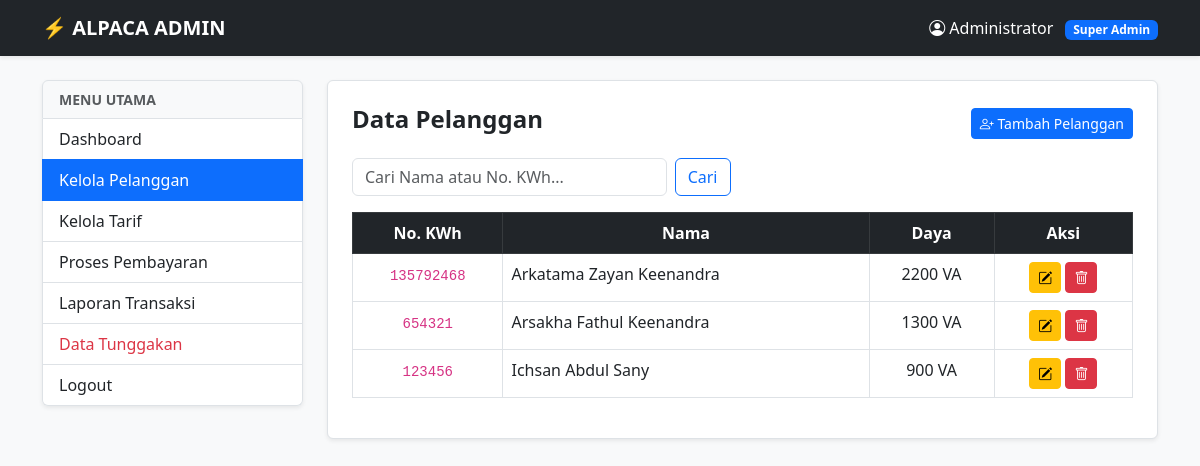
The page /admin/pelanggan.php (signed in) on the database its author committed.
### tables this page shows
CREATE TABLE `pelanggan` (
  `id_pelanggan` int(11) NOT NULL,
  `username` varchar(50) DEFAULT NULL,
  `password` varchar(255) DEFAULT NULL,
  `nomor_kwh` varchar(20) DEFAULT NULL,
  `nama_pelanggan` varchar(50) DEFAULT NULL,
  `alamat` text DEFAULT NULL,
  `id_tarif` int(11) DEFAULT NULL
);

CREATE TABLE `tarif` (
  `id_tarif` int(11) NOT NULL,
  `daya` int(11) DEFAULT NULL,
  `tarifperkwh` float DEFAULT NULL
);

### admin/pelanggan.php (the view, shortened to what this page needs)
<?php
include '../config.php';
$nama_admin = $_SESSION['nama_admin'];
$id_level = $_SESSION['id_level'];
$keyword = "";
?>
<!DOCTYPE html>
<html lang="id">
<head>
    <link href="https://cdn.jsdelivr.net/npm/bootstrap@5.3.0/dist/css/bootstrap.min.css" rel="stylesheet">
    <link rel="stylesheet" href="https://cdn.jsdelivr.net/npm/bootstrap-icons@1.11.1/font/bootstrap-icons.css">
</head>
<body class="bg-light">
    <nav class="navbar navbar-dark bg-dark mb-4 shadow-sm">
        <div class="container">
            <a class="navbar-brand fw-bold" href="index.php">⚡ ALPACA ADMIN</a>
            <span class="navbar-text text-white">
                <i class="bi bi-person-circle"></i> <?= $nama_admin ?>
                <span class="badge bg-primary ms-2"><?= ($id_level == 1) ? 'Super Admin' : 'Mitra' ?></span>
            </span>
        </div>
    </nav>
     <div class="container">
        <div class="row">
            <div class="col-md-3 mb-4">
                <div class="list-group shadow-sm">
                    <div class="list-group-item bg-light fw-bold text-muted small text-uppercase">Menu Utama</div>
                    <a href="index.php" class="list-group-item list-group-item-action">Dashboard</a>
                    <?php if($id_level == 1): ?>
                    <a href="pelanggan.php" class="list-group-item list-group-item-action active">Kelola Pelanggan</a>
                    <a href="tarif.php" class="list-group-item list-group-item-action">Kelola Tarif</a>
                    <?php endif; ?>
                    <?php if($_SESSION['id_level'] != 3): ?>
                    <a href="bayar.php" class="list-group-item list-group-item-action">Proses Pembayaran</a>
                    <?php endif; ?>
                    <?php if($id_level == 1): ?>
                        <a href="laporan.php" class="list-group-item list-group-item-action">Laporan Transaksi</a>
                        <a href="tunggakan.php" class="list-group-item list-group-item-action text-danger">Data Tunggakan</a>
                    <?php endif; ?>
                    <a href="../logout.php" class="list-group-item list-group-item-action" onclick="return confirm('Yakin ingin keluar?')">Logout</a>
                </div>
            </div>
            <div class="col-md-9">
                <div class="p-4 bg-white rounded shadow-sm border">
                    <div class="d-flex justify-content-between align-items-center mb-3">
                        <h4 class="fw-bold">Data Pelanggan</h4>
                        <button class="btn btn-primary btn-sm" data-bs-toggle="modal" data-bs-target="#modalTambah">
                            <i class="bi bi-person-plus"></i> Tambah Pelanggan
                        </button>
                    </div>
                    <div class="row mb-3">
                        <div class="col-md-6">
                            <form method="POST" class="d-flex gap-2">
                                <input type="text" name="keyword" class="form-control" placeholder="Cari Nama atau No. KWh..." value="<?= htmlspecialchars($keyword) ?>">
                                <button type="submit" name="cari" class="btn btn-outline-primary">Cari</button>
                            </form>
                        </div>
                    </div>
                    <table class="table table-bordered table-hover">
                        <thead class="table-dark text-center">
                            <tr>
                                <th>No. KWh</th>
                                <th>Nama</th>
                                <th>Daya</th>
                                <th>Aksi</th>
                            </tr>
                        </thead>
                        <tbody>
                            <?php
                            $query = "SELECT p.*, t.daya
                                      FROM pelanggan p
                                      JOIN tarif t ON p.id_tarif = t.id_tarif
                                      WHERE p.nama_pelanggan LIKE '%$keyword%'
                                      OR p.nomor_kwh LIKE '%$keyword%'
                                      ORDER BY p.id_pelanggan DESC";
                            $sql = mysqli_query($koneksi, $query);
                            if (mysqli_num_rows($sql) > 0) {
                                while($r = mysqli_fetch_assoc($sql)): ?>
                                <tr class="text-center">
                                    <td><code><?= $r['nomor_kwh'] ?></code></td>
                                    <td class="text-start"><?= $r['nama_pelanggan'] ?></td>
                                    <td><?= $r['daya'] ?> VA</td>
                                    <td>
                                        <button class="btn btn-warning btn-sm"
                                                data-bs-toggle="modal"
                                                data-bs-target="#modalEdit"
                                                data-id="<?= $r['id_pelanggan'] ?>"
                                                data-nama="<?= $r['nama_pelanggan'] ?>"
                                                data-alamat="<?= $r['alamat'] ?>"
                                                data-tarif="<?= $r['id_tarif'] ?>">
                                            <i class="bi bi-pencil-square"></i>
                                        </button>
                                        <a href="pelanggan.php?hapus=<?= $r['id_pelanggan'] ?>" class="btn btn-danger btn-sm" onclick="return confirm('Hapus pelanggan ini?')">
                                            <i class="bi bi-trash"></i>
                                        </a>
                                    </td>
                                </tr>
                                <?php endwhile;
                            } else {
                                echo "<tr><td colspan='4' class='text-center text-muted p-4'>Data pelanggan tidak ditemukan.</td></tr>";
                            } ?>
                        </tbody>
                    </table>
                </div>
            </div>
        </div>
    </div>
</body>
</html>

### rows shown on the page
pelanggan: nomor_kwh "135792468", nama_pelanggan "Arkatama Zayan Keenandra", id_tarif.daya "2200"
pelanggan: nomor_kwh "654321", nama_pelanggan "Arsakha Fathul Keenandra", id_tarif.daya "1300"
pelanggan: nomor_kwh "123456", nama_pelanggan "Ichsan Abdul Sany", id_tarif.daya "900"

### other values the page prints
$nama_admin "Administrator"
